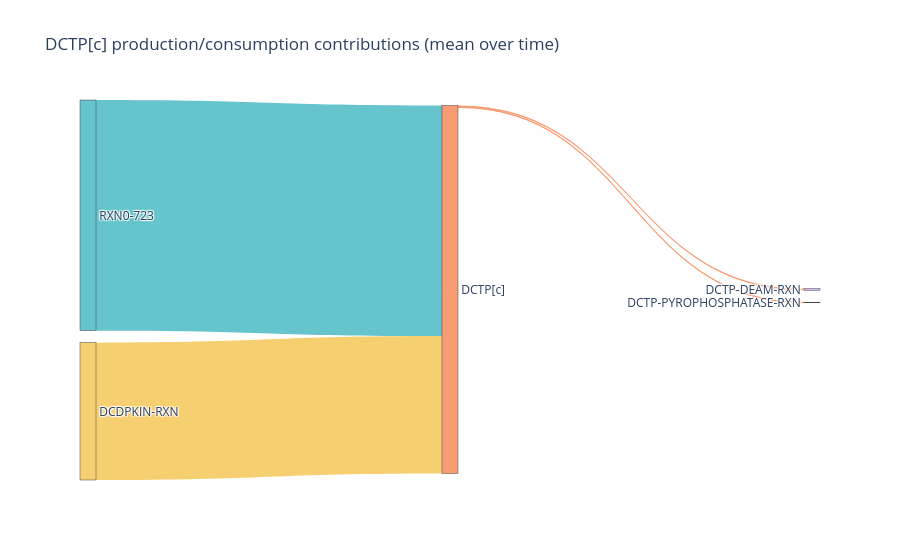

Notebook code cell kept with this figure:
### Code cell
met_of_interest = 'DCTP[c]'
fig = sankey_metabolite_flux(
    met_of_interest=met_of_interest,
    fba=fba,
    metabolism=metabolism,
    agg="mean",
    top_n=10,
    min_abs_contrib=1e-6,
    title=f"{met_of_interest} production/consumption contributions (mean over time)",
)[0]
fig.show()

folder = f'out/{experiment_type}/{condition}/{experiment_name}_{time_num}_{date}/'
save_path = f'{folder}figures/'
if not os.path.exists(save_path):
    os.makedirs(save_path)
    print(f"Directory '{save_path}' created")

# fig.write_image(f'{save_path}sankey_CYTIDINE.png', width=1000, height=500, scale=3)

### Figure 1 — Plotly figure (JSON) as saved in the notebook; plotly's stock layout.template omitted (floating-point values rounded to 4 significant figures)
{"data": [{"arrangement": "snap", "link": {"color": ["rgb(102, 197, 204)", "rgb(246, 207, 113)", "rgb(248, 156, 116)", "rgb(248, 156, 116)"], "label": ["RXN0-723 produces DCTP[c]: |S*v|=627", "DCDPKIN-RXN produces DCTP[c]: |S*v|=373", "DCTP-DEAM-RXN consumes DCTP[c]: |S*v|=4.36", "DCTP-PYROPHOSPHATASE-RXN consumes DCTP[c]: |S*v|=1.05"], "source": [0, 1, 2, 2], "target": [2, 2, 3, 4], "value": [626.9, 373.4, 4.36, 1.052]}, "node": {"color": ["rgb(102, 197, 204)", "rgb(246, 207, 113)", "rgb(248, 156, 116)", "rgb(220, 176, 242)", "rgb(135, 197, 95)"], "label": ["RXN0-723", "DCDPKIN-RXN", "DCTP[c]", "DCTP-DEAM-RXN", "DCTP-PYROPHOSPHATASE-RXN"], "line": {"width": 0.5}, "pad": 12, "thickness": 16}, "type": "sankey"}], "layout": {"title": {"text": "DCTP[c] production/consumption contributions (mean over time)"}, "paper_bgcolor": "rgba(255, 0, 0, 0)", "plot_bgcolor": "rgba(255, 0, 0, 0)"}}
